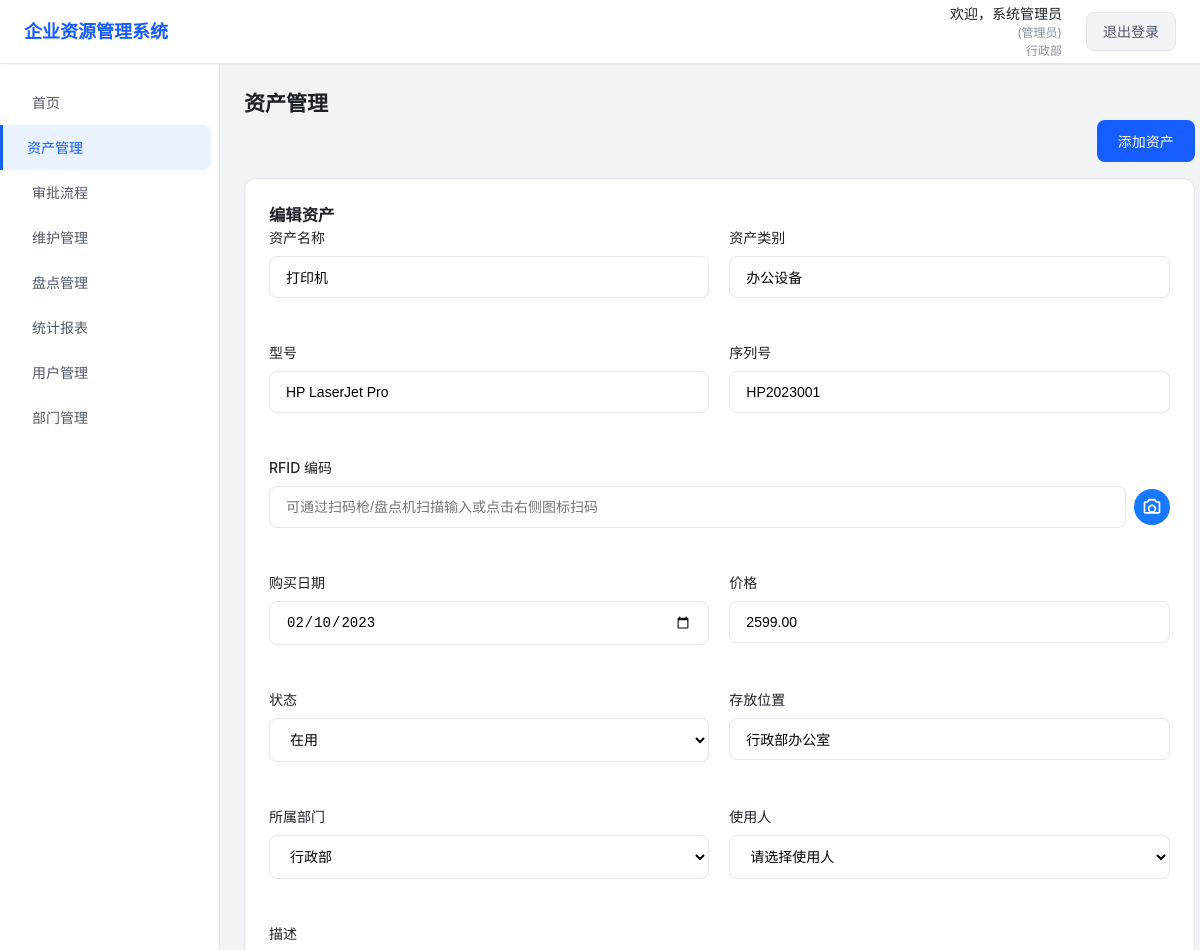
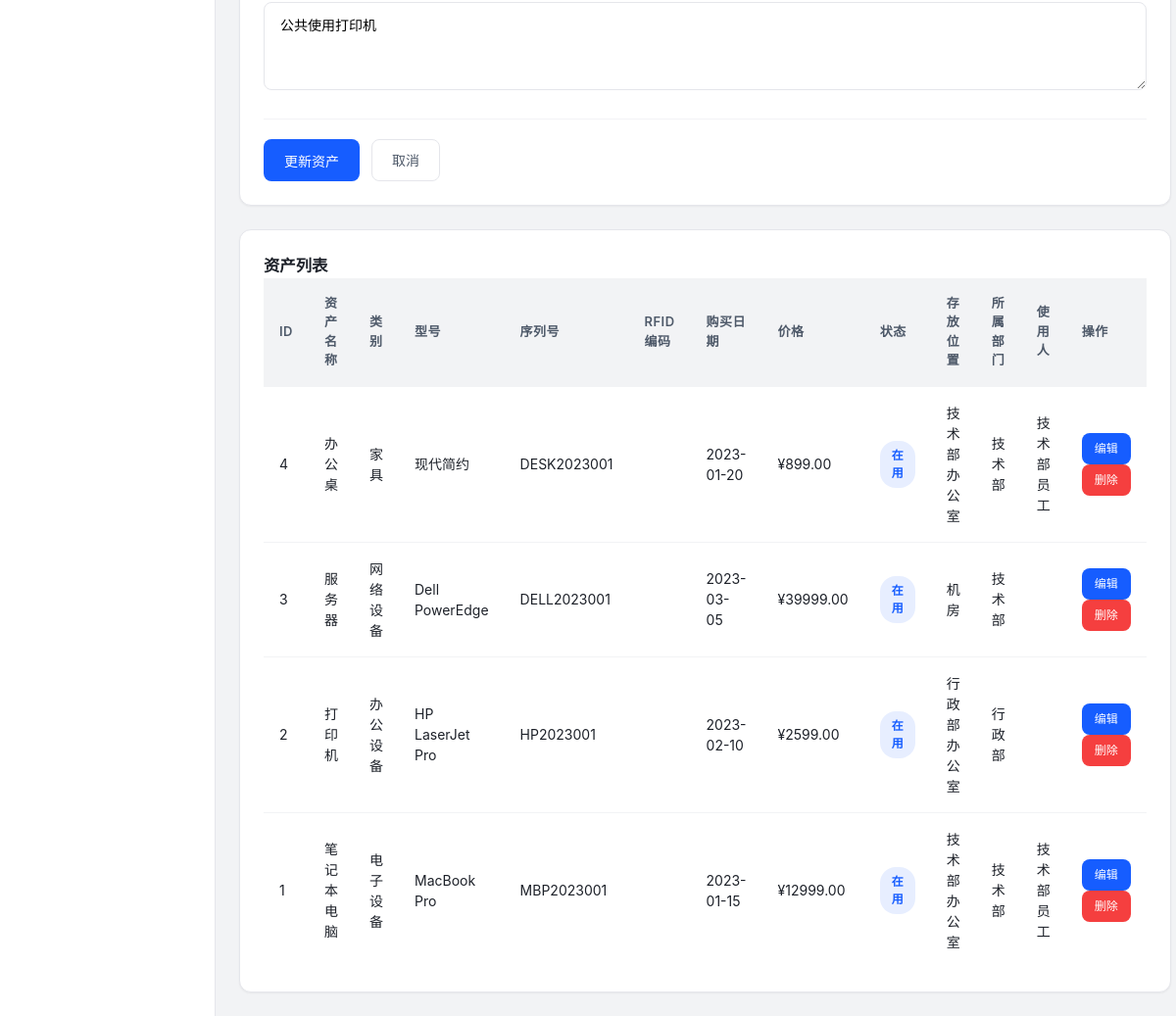
/assets.php?edit=2 (signed in), run on the app's committed database (2 pictures, top to bottom).
### tables this page shows
CREATE TABLE IF NOT EXISTS `departments` (
  `id` INT AUTO_INCREMENT PRIMARY KEY,
  `name` VARCHAR(100) NOT NULL,
  `description` TEXT,
  `created_at` TIMESTAMP DEFAULT CURRENT_TIMESTAMP,
  `updated_at` TIMESTAMP DEFAULT CURRENT_TIMESTAMP ON UPDATE CURRENT_TIMESTAMP
);

CREATE TABLE IF NOT EXISTS `assets` (
  `id` INT AUTO_INCREMENT PRIMARY KEY,
  `name` VARCHAR(255) NOT NULL,
  `category` VARCHAR(100) NOT NULL,
  `model` VARCHAR(255),
  `serial_number` VARCHAR(255),
  `purchase_date` DATE,
  `price` DECIMAL(10,2),
  `status` ENUM('in_use', 'in_store', 'maintenance', 'scrapped') DEFAULT 'in_store',
  `location` VARCHAR(255),
  `department_id` INT,
  `user_id` INT,
  `description` TEXT,
  `created_at` TIMESTAMP DEFAULT CURRENT_TIMESTAMP,
  `updated_at` TIMESTAMP DEFAULT CURRENT_TIMESTAMP ON UPDATE CURRENT_TIMESTAMP
);

CREATE TABLE IF NOT EXISTS `users` (
  `id` INT AUTO_INCREMENT PRIMARY KEY,
  `username` VARCHAR(100) NOT NULL,
  `password` VARCHAR(255) NOT NULL,
  `name` VARCHAR(100) NOT NULL,
  `department_id` INT,
  `role` ENUM('admin', 'manager', 'employee') DEFAULT 'employee',
  `created_at` TIMESTAMP DEFAULT CURRENT_TIMESTAMP,
  `updated_at` TIMESTAMP DEFAULT CURRENT_TIMESTAMP ON UPDATE CURRENT_TIMESTAMP
);

### config/db.php (called while the page is built, shortened)
<?php
$servername = "localhost";
$username = "test";
$password = "123456";
$dbname = "php_wish";
$conn = new mysqli($servername, $username, $password, $dbname);
$conn->set_charset("utf8mb4");
function execute_query($sql, $params = []) {
    global $conn;
    $stmt = $conn->prepare($sql);
    if (!empty($params)) {
        $types = str_repeat("s", count($params));
        $stmt->bind_param($types, ...$params);
    }
    $result = $stmt->execute();
    if (strtolower(substr(trim($sql), 0, 6)) === "select") {
        $result_set = $stmt->get_result();
        $rows = [];
        while ($row = $result_set->fetch_assoc()) {
            $rows[] = $row;
        }
        return $rows;
    }
    $affected_rows = $stmt->affected_rows;
    return ["affected_rows" => $affected_rows];
}
?>

### assets.php (the view, shortened to what this page needs)
<?php
require_once 'config/db.php';
$name = $_SESSION['name'];
$role = $_SESSION['role'];
$department_id = $_SESSION['department_id'];
$dept_sql = "SELECT name FROM departments WHERE id = ?";
$dept_result = execute_query($dept_sql, [$department_id]);
$department_name = $dept_result[0]['name'] ?? '未知部门';
$departments_sql = "SELECT * FROM departments";
$departments = execute_query($departments_sql);
$assets_sql = "SELECT a.*, d.name as department_name, u.name as user_name FROM assets a
              LEFT JOIN departments d ON a.department_id = d.id
              LEFT JOIN users u ON a.user_id = u.id
              ORDER BY a.id DESC";
$assets = execute_query($assets_sql);
$edit_asset = null;
if (isset($_GET['edit'])) {
    $id = $_GET['edit'];
    $asset_sql = "SELECT * FROM assets WHERE id = ?";
    $asset_result = execute_query($asset_sql, [$id]);
    $edit_asset = $asset_result[0] ?? null;
}
?>
<!DOCTYPE html>
<html lang="zh-CN">
<head>
    <link rel="stylesheet" href="assets/css/style.css">
</head>
<body>
    <div class="container">
        <header class="header">
            <div class="header-left">
                <h1>企业资源管理系统</h1>
            </div>
            <div class="header-right">
                <div class="user-info">
                    <span class="user-name">欢迎，<?php echo $name; ?></span>
                    <span class="role">(<?php echo $role === 'admin' ? '管理员' : ($role === 'manager' ? '部门经理' : '员工'); ?>)</span>
                    <span class="department"><?php echo $department_name; ?></span>
                </div>
                <a href="logout.php" class="logout-btn">退出登录</a>
            </div>
        </header>
        <div class="main-container">
            <nav class="sidebar">
                <ul>
                    <li><a href="index.php">首页</a></li>
                    <li><a href="assets.php" class="active">资产管理</a></li>
                    <li><a href="approval.php">审批流程</a></li>
                    <li><a href="maintenance.php">维护管理</a></li>
                    <li><a href="inventory.php">盘点管理</a></li>
                    <?php if ($role === 'admin' || $role === 'manager'): ?>
                        <li><a href="reports.php">统计报表</a></li>
                        <li><a href="users.php">用户管理</a></li>
                    <?php endif; ?>
                    <?php if ($role === 'admin'): ?>
                        <li><a href="departments.php">部门管理</a></li>
                    <?php endif; ?>
                </ul>
            </nav>
            <main class="main-content">
            <h2>资产管理</h2>
            <div style="margin-bottom: 16px; display: flex; justify-content: flex-end;">
                <button class="btn btn-primary" data-modal="asset-modal">添加资产</button>
            </div>
            <?php if ($edit_asset): ?>
            <div class="form-container" style="margin-bottom: 24px;">
                <h3>编辑资产</h3>
                <form method="post">
                    <div class="form-row">
                        <div class="form-group">
                            <label for="name_edit">资产名称</label>
                            <input type="text" id="name_edit" name="name" value="<?php echo $edit_asset['name'] ?? ''; ?>" required>
                        </div>
                        <div class="form-group">
                            <label for="category_edit">资产类别</label>
                            <input type="text" id="category_edit" name="category" value="<?php echo $edit_asset['category'] ?? ''; ?>" required>
                        </div>
                    </div>
                    <div class="form-row">
                        <div class="form-group">
                            <label for="model_edit">型号</label>
                            <input type="text" id="model_edit" name="model" value="<?php echo $edit_asset['model'] ?? ''; ?>">
                        </div>
                        <div class="form-group">
                            <label for="serial_number_edit">序列号</label>
                            <input type="text" id="serial_number_edit" name="serial_number" value="<?php echo $edit_asset['serial_number'] ?? ''; ?>">
                        </div>
                    </div>
                    <div class="form-row">
                                    <div class="form-group">
                                        <label for="rfid_code_edit">RFID 编码</label>
                                        <div class="rfid-input-wrap">
                                            <input type="text" id="rfid_code_edit" name="rfid_code" value="<?php echo $edit_asset['rfid_code'] ?? ''; ?>" placeholder="可通过扫码枪/盘点机扫描输入或点击右侧图标扫码">
                                            <button type="button" id="btn-rfid-scan-edit" class="rfid-scan-btn" title="使用摄像头扫描">
                                            </button>
                                        </div>
                                    </div>
                    </div>
                    <div class="form-row">
                        <div class="form-group">
                            <label for="purchase_date_edit">购买日期</label>
                            <input type="date" id="purchase_date_edit" name="purchase_date" value="<?php echo $edit_asset['purchase_date'] ?? ''; ?>">
                        </div>
                        <div class="form-group">
                            <label for="price_edit">价格</label>
                            <input type="number" id="price_edit" name="price" step="0.01" value="<?php echo $edit_asset['price'] ?? ''; ?>">
                        </div>
                    </div>
                    <div class="form-row">
                        <div class="form-group">
                            <label for="status_edit">状态</label>
                            <select id="status_edit" name="status" required>
                                <option value="in_use" <?php echo ($edit_asset['status'] ?? '') === 'in_use' ? 'selected' : ''; ?>>在用</option>
                            </select>
                        </div>
                        <div class="form-group">
                            <label for="location_edit">存放位置</label>
                            <input type="text" id="location_edit" name="location" value="<?php echo $edit_asset['location'] ?? ''; ?>">
                        </div>
                    </div>
                    <div class="form-row">
                        <div class="form-group">
                            <label for="department_id_edit">所属部门</label>
                            <select id="department_id_edit" name="department_id">
                                <?php foreach ($departments as $dept): ?>
                                    <option value="<?php echo $dept['id']; ?>" <?php echo ($edit_asset['department_id'] ?? '') == $dept['id'] ? 'selected' : ''; ?>>
                                        <?php echo $dept['name']; ?>
                                    </option>
                                <?php endforeach; ?>
                            </select>
                        </div>
                        <div class="form-group">
                            <label for="user_id_edit">使用人</label>
                            <select id="user_id_edit" name="user_id">
                                <option value="">请选择使用人</option>
                            </select>
                        </div>
                    </div>
                    <div class="form-group">
                        <label for="description_edit">描述</label>
                        <textarea id="description_edit" name="description" rows="4" style="width: 100%; padding: 12px 16px; border: 1px solid var(--border-color); border-radius: var(--radius-md); font-size: 14px; transition: var(--transition); background-color: var(--bg-white); resize: vertical;"><?php echo $edit_asset['description'] ?? ''; ?></textarea>
                    </div>
                    <div class="form-actions">
                        <button type="submit" name="update_asset" class="btn btn-primary">
                            更新资产
                        </button>
                        <a href="assets.php" class="btn btn-secondary">取消</a>
                    </div>
                </form>
            </div>
            <?php endif; ?>
            <div class="activity-section">
                <h3>资产列表</h3>
                <table class="activity-table">
                    <thead>
                        <tr>
                            <th>ID</th>
                            <th>资产名称</th>
                            <th>类别</th>
                            <th>型号</th>
                            <th>序列号</th>
                            <th>RFID 编码</th>
                            <th>购买日期</th>
                            <th>价格</th>
                            <th>状态</th>
                            <th>存放位置</th>
                            <th>所属部门</th>
                            <th>使用人</th>
                            <th>操作</th>
                        </tr>
                    </thead>
                    <tbody>
                        <?php if (!empty($assets)): ?>
                            <?php foreach ($assets as $asset): ?>
                                <tr>
                                    <td><?php echo $asset['id']; ?></td>
                                    <td><?php echo $asset['name']; ?></td>
                                    <td><?php echo $asset['category']; ?></td>
                                    <td><?php echo $asset['model']; ?></td>
                                    <td><?php echo $asset['serial_number']; ?></td>
                                    <td><?php echo $asset['rfid_code']; ?></td>
                                    <td><?php echo $asset['purchase_date']; ?></td>
                                    <td>¥<?php echo $asset['price']; ?></td>
                                    <td>
                                        <span class="status <?php echo $asset['status']; ?>">
                                            <?php
                                                switch ($asset['status']) {
                                                    case 'in_use': echo '在用'; break;
                                                }
                                            ?>
                                        </span>
                                    </td>
                                    <td><?php echo $asset['location']; ?></td>
                                    <td><?php echo $asset['department_name']; ?></td>
                                    <td><?php echo $asset['user_name']; ?></td>
                                    <td>
                                        <a href="assets.php?edit=<?php echo $asset['id']; ?>" class="btn btn-sm btn-primary">编辑</a>
                                        <a href="assets.php?delete=<?php echo $asset['id']; ?>" class="btn btn-sm btn-danger" onclick="return confirm('确定要删除此资产吗？');">删除</a>
                                    </td>
                                </tr>
                            <?php endforeach; ?>
                        <?php else: ?>
                            <tr>
                                <td colspan="12" class="no-data">暂无资产</td>
                            </tr>
                        <?php endif; ?>
                    </tbody>
                </table>
            </div>
        </main>
        </div>
    </div>
</body>
</html>

### assets.php (style rules this page uses)
.rfid-input-wrap { display: flex; align-items: center; gap: 8px; }
.rfid-input-wrap input[type="text"] { flex: 1; }
.rfid-scan-btn { width: 36px; height: 36px; border-radius: 50%; border: none; background: #1677ff; display: flex; align-items: center; justify-content: center; color: #fff; cursor: pointer; }
.rfid-scan-btn svg { width: 20px; height: 20px; }

### data on the page
departments: name "行政部"
assets: name "打印机", category "办公设备", model "HP LaserJet Pro", serial_number "HP2023001", purchase_date "02/10/2023", price "2599.00", status "在用", location "行政部办公室", department_id "行政部", description "公共使用打印机", id "2", purchase_date "2023-02-10", department.name "行政部"
assets: id "4", name "办公桌", category "家具", model "现代简约", serial_number "DESK2023001", purchase_date "2023-01-20", price "899.00", status "在用", location "技术部办公室", department.name "技术部", user.name "技术部员工"
assets: id "3", name "服务器", category "网络设备", model "Dell PowerEdge", serial_number "DELL2023001", purchase_date "2023-03-05", price "39999.00", status "在用", location "机房", department.name "技术部"
assets: id "1", name "笔记本电脑", category "电子设备", model "MacBook Pro", serial_number "MBP2023001", purchase_date "2023-01-15", price "12999.00", status "在用", location "技术部办公室", department.name "技术部", user.name "技术部员工"

### other printed values
$name "系统管理员"
